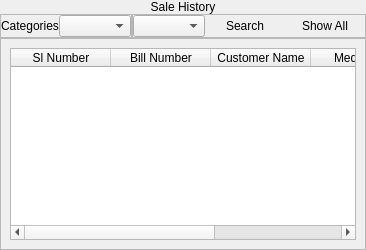
            <widget class="QWidget" name="page_5">
             <layout class="QVBoxLayout" name="verticalLayout_65">
              <property name="spacing">
               <number>0</number>
              </property>
              <property name="leftMargin">
               <number>0</number>
              </property>
              <property name="topMargin">
               <number>0</number>
              </property>
              <property name="rightMargin">
               <number>0</number>
              </property>
              <property name="bottomMargin">
               <number>0</number>
              </property>
              <item alignment="Qt::AlignTop">
               <widget class="QFrame" name="frame_83">
                <property name="frameShape">
                 <enum>QFrame::NoFrame</enum>
                </property>
                <property name="frameShadow">
                 <enum>QFrame::Plain</enum>
                </property>
                <layout class="QVBoxLayout" name="verticalLayout_64">
                 <property name="spacing">
                  <number>0</number>
                 </property>
                 <property name="leftMargin">
                  <number>0</number>
                 </property>
                 <property name="topMargin">
                  <number>0</number>
                 </property>
                 <property name="rightMargin">
                  <number>0</number>
                 </property>
                 <property name="bottomMargin">
                  <number>0</number>
                 </property>
                 <item>
                  <widget class="QLabel" name="label_47">
                   <property name="styleSheet">
                    <string notr="true">font: 20pt &quot;Century Gothic&quot;;</string>
                   </property>
                   <property name="text">
                    <string>Sale History</string>
                   </property>
                   <property name="alignment">
                    <set>Qt::AlignCenter</set>
                   </property>
                  </widget>
                 </item>
                </layout>
               </widget>
              </item>
              <item>
               <widget class="QFrame" name="frame_97">
                <property name="sizePolicy">
                 <sizepolicy hsizetype="Expanding" vsizetype="Preferred">
                  <horstretch>0</horstretch>
                  <verstretch>0</verstretch>
                 </sizepolicy>
                </property>
                <property name="frameShape">
                 <enum>QFrame::NoFrame</enum>
                </property>
                <property name="frameShadow">
                 <enum>QFrame::Plain</enum>
                </property>
                <layout class="QVBoxLayout" name="verticalLayout_82">
                 <property name="spacing">
                  <number>0</number>
                 </property>
                 <property name="leftMargin">
                  <number>0</number>
                 </property>
                 <property name="topMargin">
                  <number>0</number>
                 </property>
                 <property name="rightMargin">
                  <number>0</number>
                 </property>
                 <property name="bottomMargin">
                  <number>0</number>
                 </property>
                 <item alignment="Qt::AlignTop">
                  <widget class="QFrame" name="frame_98">
                   <property name="frameShape">
                    <enum>QFrame::NoFrame</enum>
                   </property>
                   <property name="frameShadow">
                    <enum>QFrame::Plain</enum>
                   </property>
                   <layout class="QHBoxLayout" name="horizontalLayout_33">
                    <property name="spacing">
                     <number>0</number>
                    </property>
                    <property name="leftMargin">
                     <number>0</number>
                    </property>
                    <property name="topMargin">
                     <number>0</number>
                    </property>
                    <property name="rightMargin">
                     <number>0</number>
                    </property>
                    <property name="bottomMargin">
                     <number>0</number>
                    </property>
                    <item>
                     <widget class="QFrame" name="frame_99">
                      <property name="frameShape">
                       <enum>QFrame::StyledPanel</enum>
                      </property>
                      <property name="frameShadow">
                       <enum>QFrame::Raised</enum>
                      </property>
                      <layout class="QHBoxLayout" name="horizontalLayout_34">
                       <property name="spacing">
                        <number>0</number>
                       </property>
                       <property name="leftMargin">
                        <number>0</number>
                       </property>
                       <property name="topMargin">
                        <number>0</number>
                       </property>
                       <property name="rightMargin">
                        <number>0</number>
                       </property>
                       <property name="bottomMargin">
                        <number>0</number>
                       </property>
                       <item>
                        <widget class="QLabel" name="label_48">
                         <property name="styleSheet">
                          <string notr="true">font: 16pt &quot;Century Gothic&quot;;</string>
                         </property>
                         <property name="text">
                          <string>Categories</string>
                         </property>
                         <property name="alignment">
                          <set>Qt::AlignCenter</set>
                         </property>
                        </widget>
                       </item>
                       <item>
                        <widget class="QComboBox" name="comboBox_7"/>
                       </item>
                      </layout>
                     </widget>
                    </item>
                    <item>
                     <widget class="QFrame" name="frame_100">
                      <property name="frameShape">
                       <enum>QFrame::StyledPanel</enum>
                      </property>
                      <property name="frameShadow">
                       <enum>QFrame::Raised</enum>
                      </property>
                      <layout class="QHBoxLayout" name="horizontalLayout_35">
                       <property name="spacing">
                        <number>0</number>
                       </property>
                       <property name="leftMargin">
                        <number>0</number>
                       </property>
                       <property name="topMargin">
                        <number>0</number>
                       </property>
                       <property name="rightMargin">
                        <number>0</number>
                       </property>
                       <property name="bottomMargin">
                        <number>0</number>
                       </property>
                       <item>
                        <widget class="QComboBox" name="comboBox_8"/>
                       </item>
                       <item>
                        <widget class="QPushButton" name="pushButton_34">
                         <property name="styleSheet">
                          <string notr="true">font: 12pt &quot;Century Gothic&quot;;</string>
                         </property>
                         <property name="text">
                          <string>Search</string>
                         </property>
                         <property name="flat">
                          <bool>true</bool>
                         </property>
                        </widget>
                       </item>
                       <item>
                        <widget class="QPushButton" name="pushButton_35">
                         <property name="styleSheet">
                          <string notr="true">font: 12pt &quot;Century Gothic&quot;;</string>
                         </property>
                         <property name="text">
                          <string>Show All</string>
                         </property>
                         <property name="flat">
                          <bool>true</bool>
                         </property>
                        </widget>
                       </item>
                      </layout>
                     </widget>
                    </item>
                   </layout>
                  </widget>
                 </item>
                 <item>
                  <widget class="QFrame" name="frame_101">
                   <property name="sizePolicy">
                    <sizepolicy hsizetype="Preferred" vsizetype="Expanding">
                     <horstretch>0</horstretch>
                     <verstretch>0</verstretch>
                    </sizepolicy>
                   </property>
                   <property name="frameShape">
                    <enum>QFrame::StyledPanel</enum>
                   </property>
                   <property name="frameShadow">
                    <enum>QFrame::Sunken</enum>
                   </property>
                   <layout class="QHBoxLayout" name="horizontalLayout_48">
                    <item>
                     <widget class="QTableWidget" name="tableWidget_2">
                      <property name="styleSheet">
                       <string notr="true">font: 8pt &quot;Century Gothic&quot;;
color: rgb(0, 0, 0);</string>
                      </property>
                      <column>
                       <property name="text">
                        <string>Sl Number</string>
                       </property>
                      </column>
                      <column>
                       <property name="text">
                        <string>Bill Number</string>
                       </property>
                      </column>
                      <column>
                       <property name="text">
                        <string>Customer Name</string>
                       </property>
                      </column>
                      <column>
                       <property name="text">
                        <string>Medicines</string>
                       </property>
                      </column>
                      <column>
                       <property name="text">
                        <string>Price</string>
                       </property>
                      </column>
                     </widget>
                    </item>
                   </layout>
                  </widget>
                 </item>
                </layout>
               </widget>
              </item>
             </layout>
            </widget>
